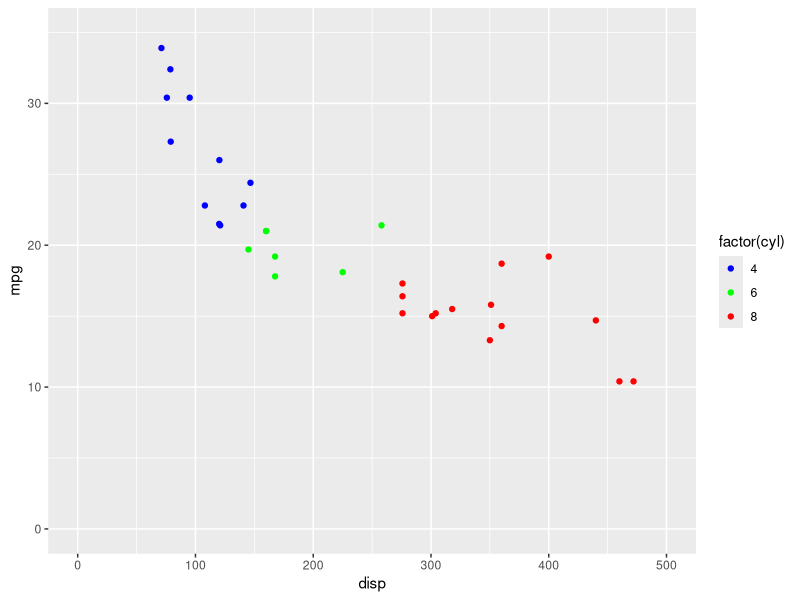

This chart was generated by the following R code:
## ---- chunk 1
library(datasets)
View(mtcars)
## ---- chunk 2
library(datasets)
library(ggplot2)
library(dplyr)
ggplot(mtcars, aes(x = disp, y = mpg)) + 
                        geom_point(aes(color = factor(cyl))) +
                        coord_cartesian(ylim=c(0,35), xlim=c(0,500)) +
                        scale_colour_manual(
                                values = c("8" = "red","4" = "blue","6" = "green"))
